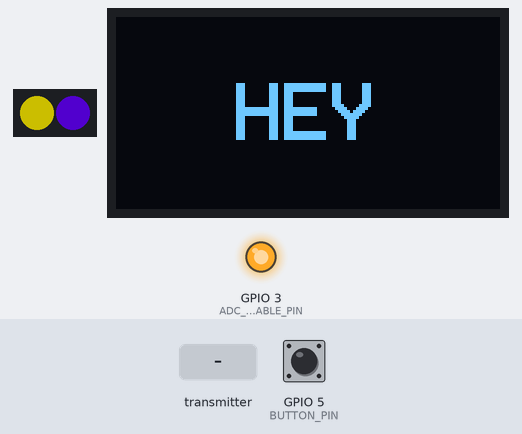
This program was run on a simulated ESP32-C3. On the bench: 2 RGB LEDs in strip order, left to right, 128×64 one-colour display, output pins drawn as LEDs (lit = HIGH). The inputs (shaded band) are chosen by the test bench; at power-on: GPIO 5 (BUTTON_PIN) LOW (analog values on the 0–4095 scale). Dim RGB values are drawn brighter than linear. At 8.0 s the program puts the board to deep sleep or switches it off; the recording ends there.

Above: at 2.0 s.
2.1 s: the transmitter starts sending id = 0
At 2.76 s:
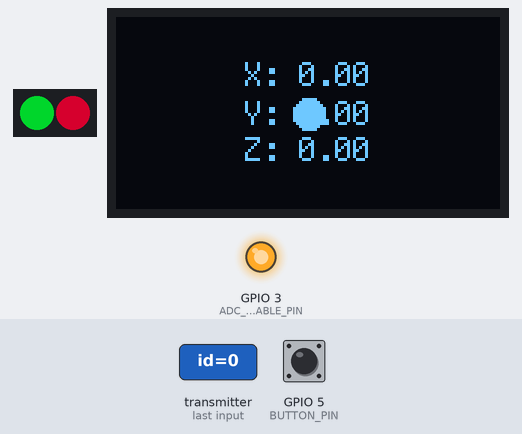
4.5 s: the transmitter starts sending local_mac.0 = 0
At 5.66 s:
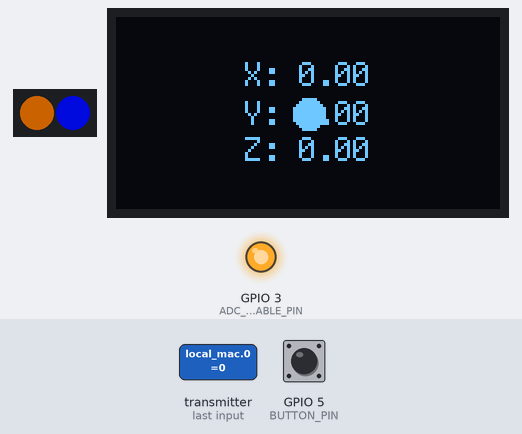
7.5 s: GPIO 5 (BUTTON_PIN) pulled HIGH for 0.15 s
At 7.75 s:
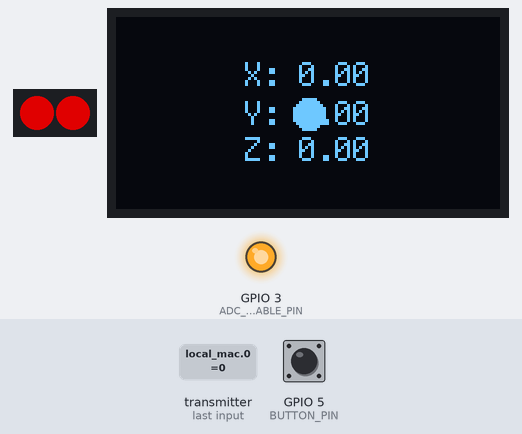
Timing chart, 0 to 8.0 s (numbered marks = the images above; inputs shaded):
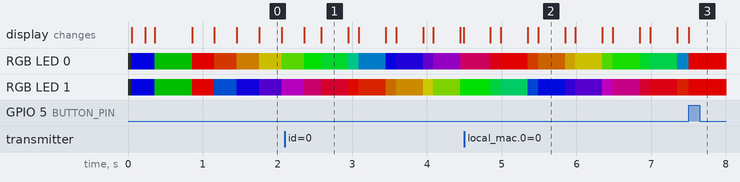

The program:

main.cpp
```cpp
#include <Arduino.h>
#include <WiFi.h>
#include <esp_now.h>
#include <FastLED.h>
#include <U8g2lib.h>
#include <Wire.h>

// Picoclick C3 hardware definitions
#define ADC_ENABLE_PIN  3
#define APA102_SDI_PIN  7
#define APA102_CLK_PIN  6
#define ADC_PIN         4
#define BUTTON_PIN      5

#define FPC_IO_1        2
#define FPC_IO_2        8
#define FPC_IO_BTN      BUTTON_PIN

#define SDA_PIN         FPC_IO_1
#define SCL_PIN         FPC_IO_2

#define NUM_LEDS        2
CRGB leds[NUM_LEDS];


// ESPNOW packet structure. Can be modified but should be the same on the receivers side.
typedef struct struct_message {
  int id;
  uint8_t local_mac[6];
  int value;
  int battery_level;
  int single_tap_duration;
  float motion_x;
  float motion_y;
  float motion_z;
} struct_message;

typedef struct struct_message_recv {
    bool answer;
} struct_message_recv;

struct_message data;
struct_message_recv data_answer;

#define ESPNOW_ID 8888 // Random 4 digit number
uint8_t receiver_address[] = {0x10, 0x91, 0xA8, 0x32, 0x7B, 0x70}; // Mac address of the receiver. 10:91:A8:32:7B:70
uint8_t local_address[] = {0x10, 0x91, 0xA8, 0x32, 0x7B, 0x70};

uint8_t temp_address[6];

bool need_answer = false;
bool answer_sent = false;
int oled_recv_state = 0;
int click_counter = 0;


unsigned long t_answer_send_on = 0;

void on_data_recv(const uint8_t * mac, const uint8_t *incomingData, int len) {
  memcpy(&data, incomingData, sizeof(data));
  memcpy(temp_address, mac, 6);
  need_answer = true;
  oled_recv_state = 0;
  click_counter++;
}

// U8X8_SSD1306_128X64_NONAME_HW_I2C u8g2(/* reset=*/ U8X8_PIN_NONE);
U8G2_SSD1306_128X64_NONAME_F_HW_I2C u8g2(U8G2_R0, /* reset=*/ U8X8_PIN_NONE);

struct fonts {
  const uint8_t* font;
  int width;
  int height;
};

enum box_alignment {
  Center,
  Left,
  Right
};

fonts font_xl = {u8g2_font_profont29_mf, 16, 19};
fonts font_m = {u8g2_font_profont17_mf, 9, 11};
fonts font_s = {u8g2_font_profont12_mf, 6, 8};
fonts font_xs = {u8g2_font_profont10_mf, 5, 6};

int left = 0, width = 128, top = 0, height = 64;


void print_text(bool clear_buf, String str, fonts f, box_alignment align, float pos, bool send_buf) {
  if(clear_buf) u8g2.clearBuffer();
  u8g2.setFont(f.font);
  int x = 0;
  if(align == Center) x = left + 0.5 * (width - (f.width * str.length() - 1));
  else if(align == Left) x = left + 5;
  else if(align == Right) x = left + width - f.width * str.length() - 5;
  u8g2.setCursor(x, top + pos * height + f.height / 2);
  u8g2.print(str);
  if(send_buf) u8g2.sendBuffer();
}


float get_battery_voltage(){
  digitalWrite(ADC_ENABLE_PIN, LOW);
  delayMicroseconds(10);
  int sum = 0;
  for(int i=0; i<100; i++){
    sum = sum + analogRead(ADC_PIN);
  }
  float result = sum/100.0;
  digitalWrite(ADC_ENABLE_PIN, HIGH);
  return float(result) * (1.42) - 50;
}

esp_now_peer_info_t peerInfo;

void send_answer(){
  memcpy(peerInfo.peer_addr, temp_address, 6);
  peerInfo.channel = 0;
  peerInfo.encrypt = false;

  if(esp_now_add_peer(&peerInfo) != ESP_OK){
    printf("Failed to add peer\r\n");
    return;
  }

  data_answer.answer = true;
  delay(10);

  esp_now_send(temp_address, (uint8_t *) &data_answer, sizeof(data_answer));
  delay(10);
  if(esp_now_del_peer(temp_address) != ESP_OK){
    printf("Failed to delete peer\r\n");
    return;
  }
  memset(temp_address, 0, 6);
}


void setup(){
  pinMode(BUTTON_PIN, INPUT);
  pinMode(ADC_ENABLE_PIN, OUTPUT);
  pinMode(ADC_PIN, INPUT);
  analogReadResolution(12);

  digitalWrite(ADC_ENABLE_PIN, HIGH);

  btStop();

  WiFi.mode(WIFI_STA);

  FastLED.addLeds<APA102, APA102_SDI_PIN, APA102_CLK_PIN, BGR>(leds, NUM_LEDS).setCorrection(TypicalLEDStrip);
  FastLED.setBrightness(160);
  delay(50);

  if(esp_now_init() != ESP_OK) {
    printf("Error initializing ESP-NOW\r\n");
    return;
  }

  leds[0] = CRGB::Blue;
  leds[1] = CRGB::Blue;
  FastLED.show();

  esp_now_register_recv_cb(on_data_recv);

  delay(50);

  Wire.begin(SDA_PIN, SCL_PIN);
  delay(100);

  u8g2.begin();
  delay(100);

  print_text(true, "HEY", font_xl, Center, 0.5, true);

  leds[0] = CRGB::Green;
  leds[1] = CRGB::Green;
  FastLED.show();
  delay(500);

}

unsigned long led_timer = millis();
int hue1 = 0, hue2 = 0;
int brightness = 255;


void loop() {
  if(digitalRead(BUTTON_PIN) == 1){
    leds[0] = CRGB::Red;
    leds[1] = CRGB::Red;
    FastLED.show();
    delay(500);
    esp_sleep_enable_timer_wakeup(5000000);
    esp_deep_sleep_start();
  }

  if(need_answer){
    need_answer = false;
    send_answer();

    print_text(true, "X: " + String(data.motion_x), font_s, Center, 0.3, false);
    print_text(false, "Y: " + String(data.motion_y), font_s, Center, 0.5, false);
    print_text(false, "Z: " + String(data.motion_z), font_s, Center, 0.7, false);

    // u8g2.clearBuffer();
    int dx = map(int(data.motion_x * 100), -100, 100, 128, 0);
    int dy = map(int(data.motion_y * 100), -100, 100, 0, 64);
    int dz = map(int(data.motion_y * 100), -100, 100, -10, 10);

    u8g2.drawDisc(dx,dy,5);
    u8g2.sendBuffer();

  }

  if(millis() >= led_timer + 15){
    led_timer = millis();
    leds[0] = CHSV(hue1, 255, brightness);
    leds[1] = CHSV(hue2, 255, brightness);
    FastLED.show();

    hue1 = (hue1 + 1)%255;
    hue2 = (hue1 + 127)%255;
  }
}
```

Measured:
- after the input at 2.1 s, the display: first changes after 0.26 s (image 1 shows a later state)
